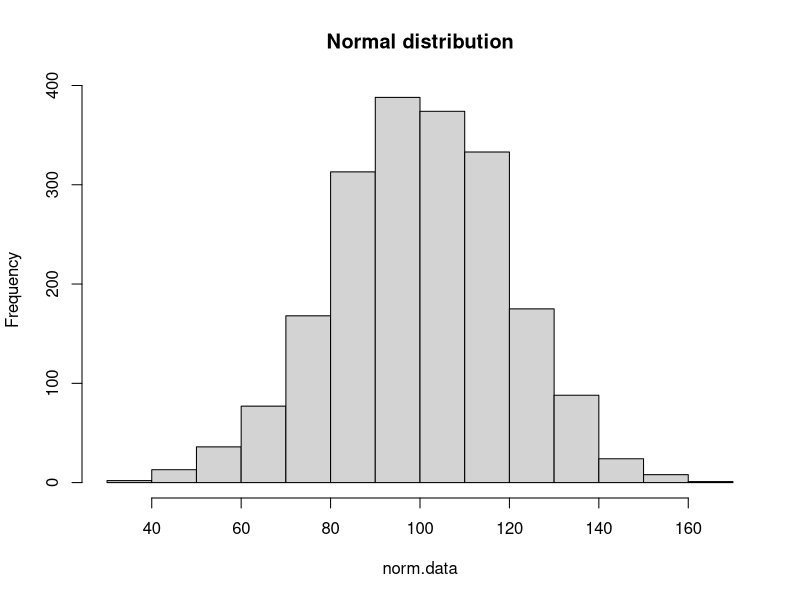
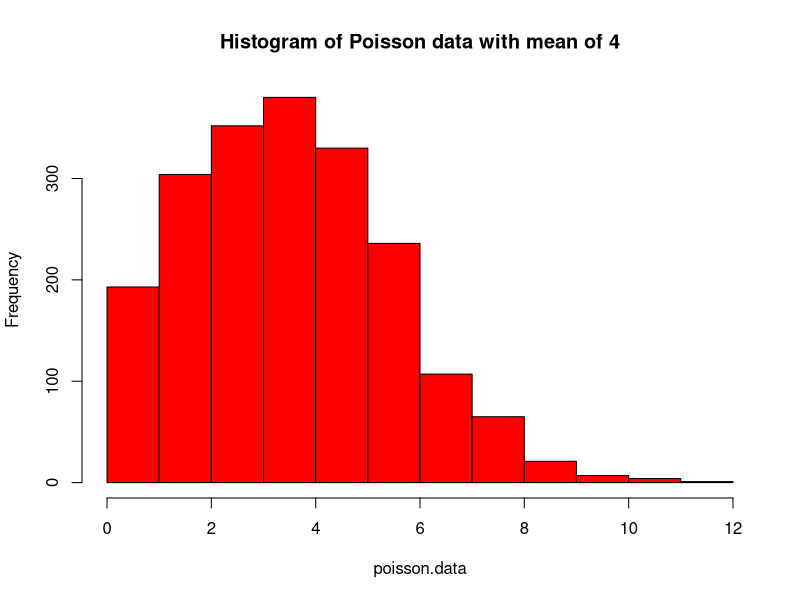
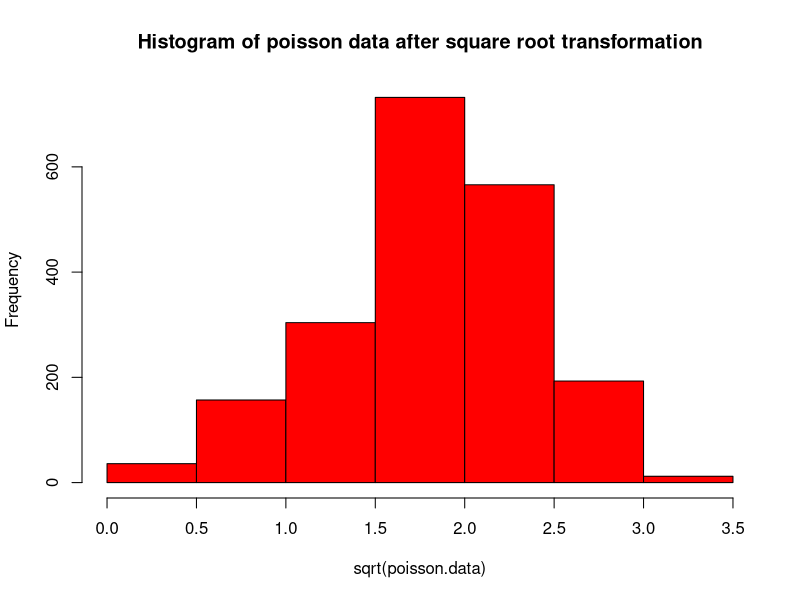
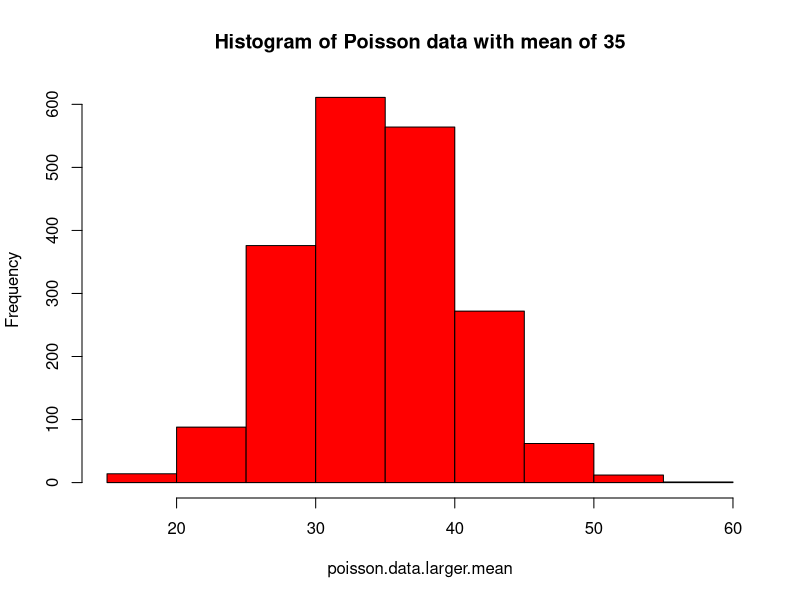
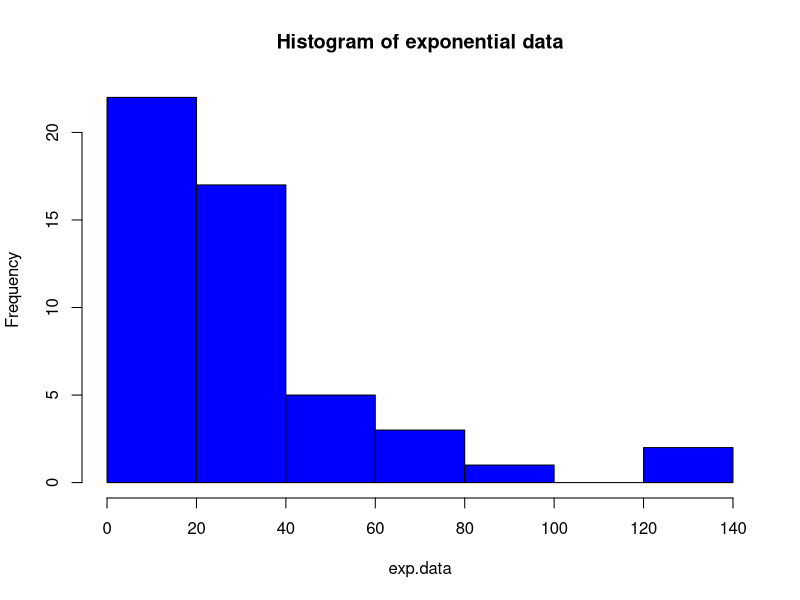
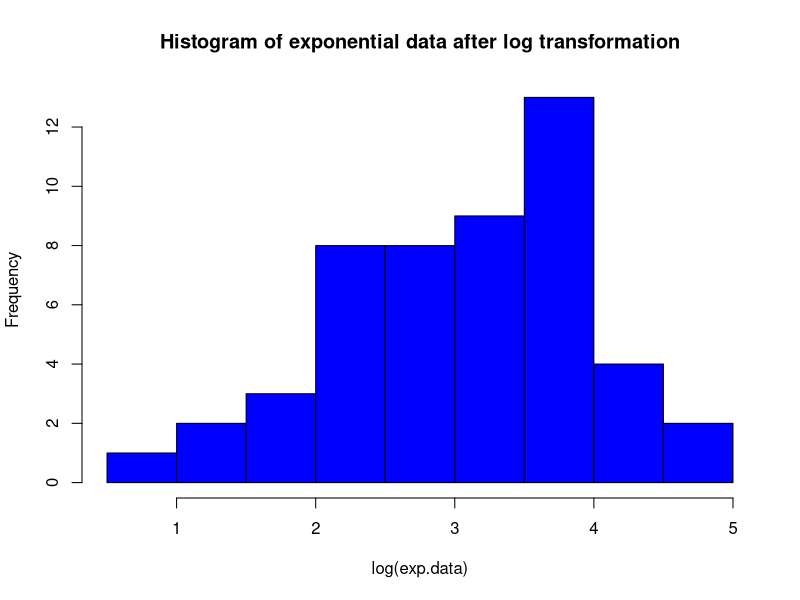
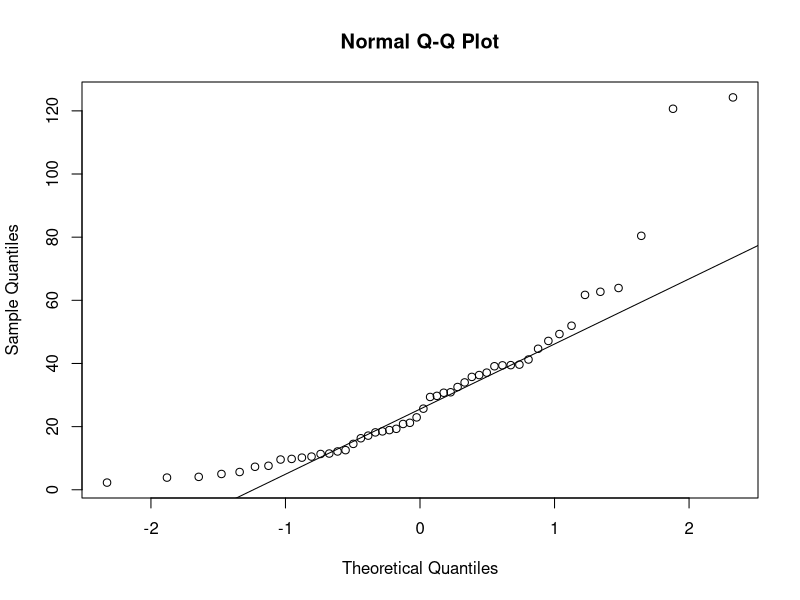
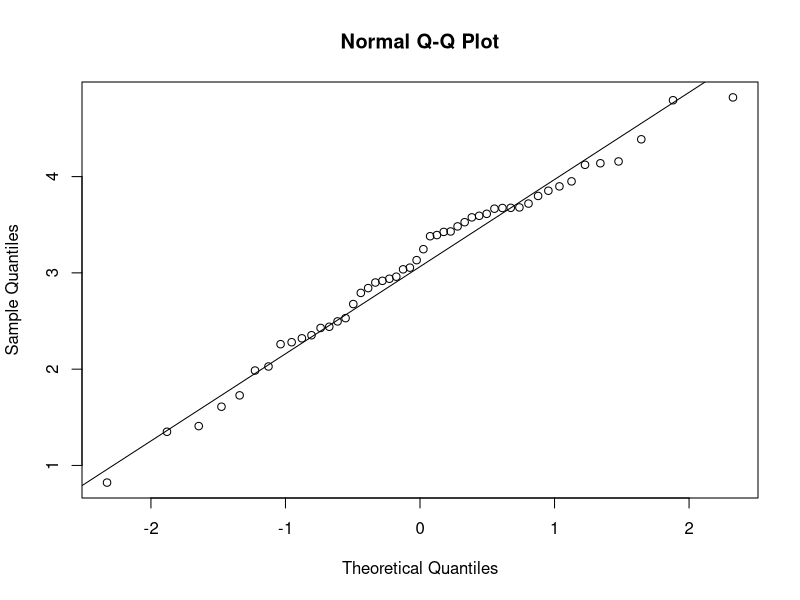

The R script that drew these images, in order:
## ---- chunk 1
set.seed (12768)
norm.data<-rnorm(n = 2000, mean = 100, sd = 20)
hist(norm.data, main = "Normal distribution")
## ---- chunk 2
set.seed (12768)
poisson.data<-rpois(n = 2000, lambda = 4)
hist(poisson.data, col = "red",main = "Histogram of Poisson data with mean of 4")
## ---- chunk 3
hist(sqrt(poisson.data),col = "red", main = "Histogram of poisson data after square root transformation")

## ---- chunk 4
set.seed (12768)
poisson.data.larger.mean<-rpois(n = 2000, lambda = 35)
hist(poisson.data.larger.mean, col = "red", main = "Histogram of Poisson data with mean of 35")
## ---- chunk 5
set.seed (12768)
exp.data<-rlnorm(n = 50, 3,1)
hist(exp.data, main="Histogram of exponential data",col="blue")
## ---- chunk 6
hist(log(exp.data),col="blue", main="Histogram of exponential data after log transformation")
## ---- chunk 7
#| code-fold: false
qqnorm(exp.data)
qqline(exp.data)
## ---- chunk 8
#| code-fold: false
qqnorm(log(exp.data))
qqline(log(exp.data))
## ---- chunk 9
shapiro.test(exp.data)
## ---- chunk 10
shapiro.test(log(exp.data))
## ---- chunk 11
set.seed(62874)

simdata <- rnorm(mean = 100, sd = 50, n = 2000)

## ---- chunk 12
hist(simdata)
## ---- chunk 13
qqnorm(simdata)
qqline(simdata)
## ---- chunk 14
shapiro.test(simdata)
